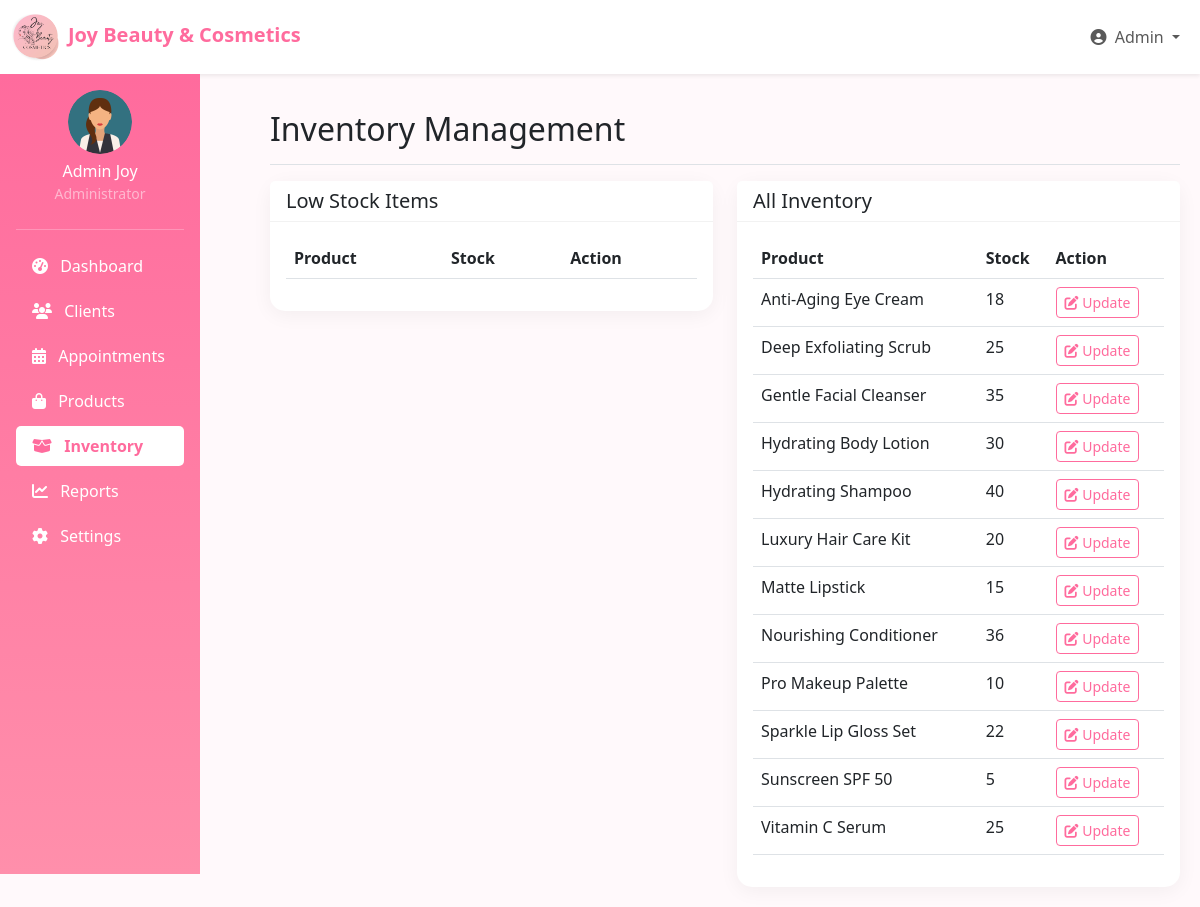
The app's page /pages/admin/dashboard.php?tab=inventory (signed in) with its own data.
### tables this page shows
CREATE TABLE IF NOT EXISTS `products` (
  `product_id` int NOT NULL AUTO_INCREMENT,
  `name` varchar(255) NOT NULL,
  `description` text,
  `category` text,
  `price` decimal(10,2) NOT NULL,
  `stock_quantity` int NOT NULL,
  `image_url` varchar(255) DEFAULT NULL,
  `is_active` tinyint(1) DEFAULT '1',
  `created_at` timestamp NULL DEFAULT CURRENT_TIMESTAMP,
  PRIMARY KEY (`product_id`)
);

### backend/config.php (called while the page is built, shortened)
<?php
function sanitizeInput($data) {
    return htmlspecialchars(strip_tags(trim($data)));
}
?>

### pages/admin/dashboard.php (the view, shortened to what this page needs)
<?php
require_once '../../backend/config.php';
$activeTab = isset($_GET['tab']) ? sanitizeInput($_GET['tab']) : 'dashboard';
try {
    if ($activeTab === 'dashboard') {
        $stmt = $pdo->prepare("SELECT COUNT(*) FROM appointments WHERE appointment_date = CURDATE()");
        $stmt->execute();
        $todayAppointments = $stmt->fetchColumn();
        $stmt = $pdo->prepare("SELECT COUNT(*) FROM users WHERE user_type = 'client' AND MONTH(created_at) = MONTH(CURDATE())");
        $stmt->execute();
        $newClients = $stmt->fetchColumn();
        $stmt = $pdo->prepare("SELECT COUNT(*) FROM products WHERE stock_quantity < 5");
        $stmt->execute();
        $lowStock = $stmt->fetchColumn();
        $stmt = $pdo->prepare("SELECT SUM(total_amount) FROM sales WHERE MONTH(sale_date) = MONTH(CURDATE())");
        $stmt->execute();
        $monthlyRevenue = $stmt->fetchColumn() ?? 0;
        $stmt = $pdo->prepare("SELECT a.*, u.first_name, u.last_name, s.name as service_name
                              FROM appointments a
                              JOIN users u ON a.user_id = u.user_id
                              JOIN services s ON a.service_id = s.service_id
                              ORDER BY a.appointment_date DESC, a.start_time DESC
                              LIMIT 5");
        $stmt->execute();
        $recentAppointments = $stmt->fetchAll();
    }
    elseif ($activeTab === 'inventory') {
        $stmt = $pdo->prepare("SELECT * FROM products ORDER BY name");
        $stmt->execute();
        $inventory = $stmt->fetchAll();
    }
} catch(PDOException $e) {
    $error = "Database error: " . $e->getMessage();
}
?>
<!DOCTYPE html>
<html lang="en">
<head>
    <link rel="stylesheet" href="https://cdnjs.cloudflare.com/ajax/libs/font-awesome/6.4.0/css/all.min.css">
    <link href="https://cdn.jsdelivr.net/npm/bootstrap@5.3.0/dist/css/bootstrap.min.css" rel="stylesheet">
</head>
<body>
    <nav class="navbar navbar-expand-lg navbar-light bg-white shadow-sm">
        <div class="container-fluid">
            <a class="navbar-brand" href="#">
                <img src="../../images/logo.png" alt="Logo" style="width:48px; object-fit:contain; margin-right:8px; vertical-align:middle;">Joy Beauty & Cosmetics
            </a>
            <div class="collapse navbar-collapse" id="navbarNav">
                <ul class="navbar-nav ms-auto">
                    <li class="nav-item dropdown">
                        <a class="nav-link dropdown-toggle" href="#" id="navbarDropdown" role="button" data-bs-toggle="dropdown">
                            <i class="fas fa-user-circle me-1"></i> <?php echo $_SESSION['first_name']; ?>
                        </a>
                    </li>
                </ul>
            </div>
        </div>
    </nav>
    <div class="sidebar col-md-3 col-lg-2 d-md-block p-3">
        <div class="text-center mb-4">
            <img src="../../images/user.png" width="64" class="rounded-circle mb-2" alt="Profile">
            <h6 class="mb-0"><?php echo $_SESSION['first_name'] . ' ' . $_SESSION['last_name']; ?></h6>
            <small class="text-white-50">Administrator</small>
        </div>
        <hr class="bg-white">
        <ul class="nav flex-column">
            <li class="nav-item">
                <a class="nav-link <?php echo $activeTab === 'dashboard' ? 'active' : ''; ?>" href="?tab=dashboard">
                    <i class="fas fa-tachometer-alt me-2"></i> Dashboard
                </a>
            </li>
            <li class="nav-item">
                <a class="nav-link <?php echo $activeTab === 'clients' ? 'active' : ''; ?>" href="?tab=clients">
                    <i class="fas fa-users me-2"></i> Clients
                </a>
            </li>
            <li class="nav-item">
                <a class="nav-link <?php echo $activeTab === 'appointments' ? 'active' : ''; ?>" href="?tab=appointments">
                    <i class="fas fa-calendar-alt me-2"></i> Appointments
                </a>
            </li>
            <li class="nav-item">
                <a class="nav-link <?php echo $activeTab === 'products' ? 'active' : ''; ?>" href="?tab=products">
                    <i class="fas fa-shopping-bag me-2"></i> Products
                </a>
            </li>
            <li class="nav-item">
                <a class="nav-link <?php echo $activeTab === 'inventory' ? 'active' : ''; ?>" href="?tab=inventory">
                    <i class="fas fa-box-open me-2"></i> Inventory
                </a>
            </li>
            <li class="nav-item">
                <a class="nav-link <?php echo $activeTab === 'reports' ? 'active' : ''; ?>" href="?tab=reports">
                    <i class="fas fa-chart-line me-2"></i> Reports
                </a>
            </li>
            <li class="nav-item">
                <a class="nav-link <?php echo $activeTab === 'settings' ? 'active' : ''; ?>" href="?tab=settings">
                    <i class="fas fa-cog me-2"></i> Settings
                </a>
            </li>
        </ul>
    </div>
    <main class="main-content">
        <?php if ($activeTab === 'inventory'): ?>
        <div class="d-flex justify-content-between flex-wrap flex-md-nowrap align-items-center pt-3 pb-2 mb-3 border-bottom">
            <h1 class="h2">Inventory Management</h1>
        </div>
        <div class="row">
            <div class="col-md-6">
                <div class="card mb-4">
                    <div class="card-header">
                        <h5 class="mb-0">Low Stock Items</h5>
                    </div>
                    <div class="card-body">
                        <div class="table-responsive">
                            <table class="table table-hover">
                                <thead>
                                    <tr>
                                        <th>Product</th>
                                        <th>Stock</th>
                                        <th>Action</th>
                                    </tr>
                                </thead>
                            </table>
                        </div>
                    </div>
                </div>
            </div>
            <div class="col-md-6">
                <div class="card">
                    <div class="card-header">
                        <h5 class="mb-0">All Inventory</h5>
                    </div>
                    <div class="card-body">
                        <div class="table-responsive">
                            <table class="table table-hover">
                                <thead>
                                    <tr>
                                        <th>Product</th>
                                        <th>Stock</th>
                                        <th>Action</th>
                                    </tr>
                                </thead>
                                <tbody>
                                    <?php foreach ($inventory as $item): ?>
                                    <tr>
                                        <td><?php echo $item['name']; ?></td>
                                        <td><?php echo $item['stock_quantity']; ?></td>
                                        <td>
                                            <button class="btn btn-sm btn-outline-primary" data-bs-toggle="modal" data-bs-target="#inventoryModal"
                                                    data-product-id="<?php echo $item['product_id']; ?>"
                                                    data-product-name="<?php echo $item['name']; ?>"
                                                    data-stock-quantity="<?php echo $item['stock_quantity']; ?>">
                                                <i class="fas fa-edit"></i> Update
                                            </button>
                                        </td>
                                    </tr>
                                    <?php endforeach; ?>
                                </tbody>
                            </table>
                        </div>
                    </div>
                </div>
            </div>
        </div>
        <?php endif; ?>
    </main>
</body>
</html>

### pages/admin/dashboard.php (style rules this page uses)
:root { --primary-color: #ff6b9d; --secondary-color: #ffd6e5; --dark-color: #333; --light-color: #f8f9fa; }
body { font-family: 'Segoe UI', Tahoma, Geneva, Verdana, sans-serif; background-color: #fff9fb; }
.navbar-brand { font-weight: 700; color: var(--primary-color) !important; }
.sidebar { background: linear-gradient(180deg, #ff6b9d, #ff8fab); color: white; height: 100vh; position: fixed; }
.sidebar .nav-link { color: white; margin-bottom: 5px; border-radius: 5px; }
.sidebar .nav-link.active { background-color: white; color: var(--primary-color) !important; font-weight: 600; }
.main-content { margin-left: 250px; padding: 20px; }
.card { border-radius: 15px; border: none; box-shadow: 0 4px 20px rgba(0, 0, 0, 0.05); }
.card-header { background-color: white; border-bottom: 1px solid rgba(0, 0, 0, 0.05); font-weight: 600; }
.btn-outline-primary { color: var(--primary-color); border-color: var(--primary-color); }

### records on screen
products: name "Anti-Aging Eye Cream", stock_quantity "18"
products: name "Deep Exfoliating Scrub", stock_quantity "25"
products: name "Gentle Facial Cleanser", stock_quantity "35"
products: name "Hydrating Body Lotion", stock_quantity "30"
products: name "Hydrating Shampoo", stock_quantity "40"
products: name "Luxury Hair Care Kit", stock_quantity "20"
products: name "Matte Lipstick", stock_quantity "15"
products: name "Nourishing Conditioner", stock_quantity "36"
products: name "Pro Makeup Palette", stock_quantity "10"
products: name "Sparkle Lip Gloss Set", stock_quantity "22"
products: name "Sunscreen SPF 50", stock_quantity "5"
products: name "Vitamin C Serum", stock_quantity "25"

### other values on screen
$_SESSION['first_name'] "Admin"
$_SESSION['last_name'] "Joy"
